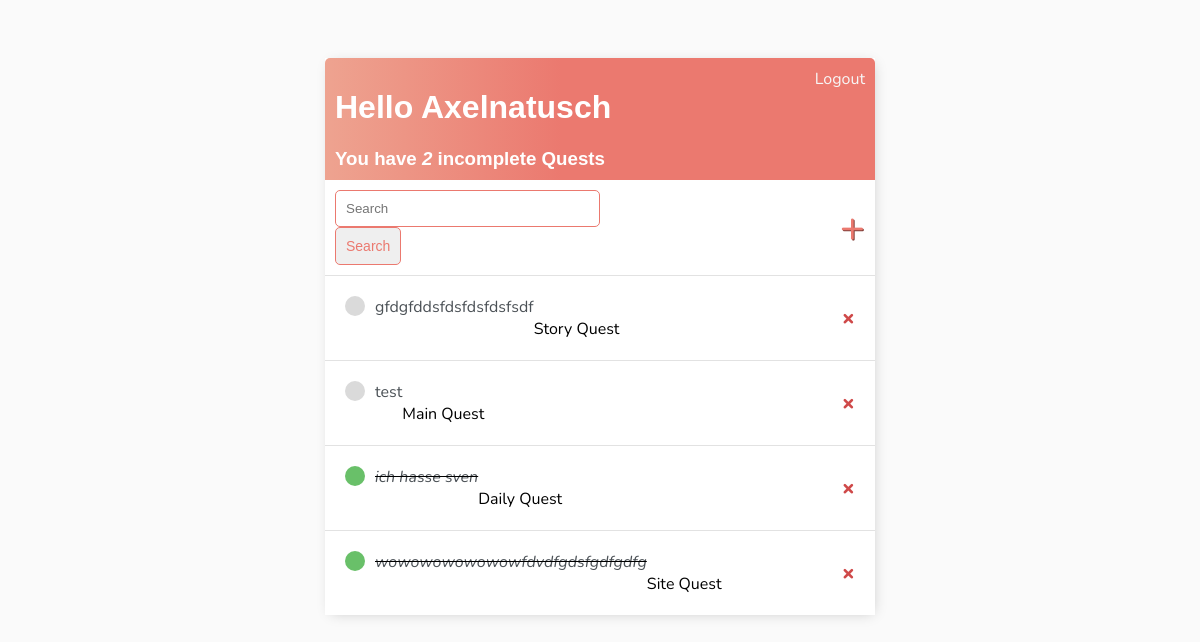
The app's page / (signed in) with its own data.
### base/models.py (models this page shows)
class Task(models.Model):
    user = models.ForeignKey(User, on_delete=models.CASCADE, null=True, blank=True)
    title = models.CharField(max_length=200)
    description = models.TextField(null=True, blank=True)
    complete = models.BooleanField(default=False)
    created = models.DateTimeField(auto_now_add=True)
    quest_type = models.CharField(max_length=20, null=True, choices=QuestType.choices, default=QuestType.DAILY)
    def __str__(self):
        return self.title
    class Meta:
        ordering = ['complete']

### base/views.py (the view)
# urls.py: path('', TaskList.as_view(), name='tasks'),
class TaskList(LoginRequiredMixin, ListView):
    model = Task
    template_name = 'base/task_list.html'
    context_object_name = 'tasks'
    def get_context_data(self, **kwargs):
        context = super().get_context_data(**kwargs)
        context['tasks'] = context['tasks'].filter(user=self.request.user)
        context['count'] = context['tasks'].filter(complete=False).count()
        search_input = self.request.GET.get('search-area') or ''
        if search_input:
            context['tasks'] = context['tasks'].filter(title__icontains=search_input)
        context['search_input'] = search_input
        return context

### base/templates/base/task_list.html
{% extends 'base/main.html' %}
{% block content %}
<div class="header-bar">
    <div>
        <h1>Hello {{request.user|title}}</h1>
        <h3 style="margin: 0;">You have <i>{{count}}</i> incomplete Quest{{ count|pluralize:"s" }} </h3>
    </div>
    {% if request.user.is_authenticated %}
    <a href="{% url 'logout' %}">Logout</a>
    {% else %}
    <a href="{% url 'login' %}">Login</a>
    {% endif %}
</div>
<div id="search-add-wrapper">
    <form method="GET" style="margin-top: 20p, display: flex;">
        <input type="text" name="search-area" placeholder="Search" value={{search_input}}>
        <input class="button" type="submit" value="Search">
    </form>
    <a id="add-link" href="{% url 'task-create' %}">&#x2b;</a>
</div>
<div class="task-items-wrapper">
    {% for task in tasks %}
    <div class="task-wrapper">
        {% if task.complete %}
        <div class="task-title">
            <div class="task-complete-icon"></div>
            <i><s><a href="{% url 'task-update' task.id %}">{{task}}</a></s></i>
            <br>{{task.quest_type | title}}
        </div>
        <a class="delete-link" href="{% url 'task-delete' task.id %}">&#215;</a>
        {% else %}
        <div class="task-title">
            <div class="task-incomplete-icon"></div>
            <a href="{% url 'task-update' task.id %}">{{task}}</a>
            <br>{{task.quest_type | title}}
        </div>
        <a class="delete-link" href="{% url 'task-delete' task.id %}">&#215;</a>
        {% endif %}
    </div>
    {% empty %}
    <div class="task-item">
        <div class="task-item-title">
            <h3>No tasks yet</h3>
        </div>
    </div>
    {% endfor %}
</div>
{% endblock content %}

### base/templates/base/main.html (shortened to what this page needs)
<!DOCTYPE html>
<html lang="en">
<head>
</head>
<body>
    <div class="container">
        {% block content %}
        {% endblock content %}
    </div>
</body>
</html>

### base/templates/base/main.html (style rules this page uses)
body { background-color: #FAFAFA; font-family: 'Nunito', sans-serif; padding-top: 50px; }
h1, h2, h3, h4, h5 { font-family: 'Raleway', sans-serif; }
a, p { color: #4b5156 }
.container { max-width: 550px; margin: auto; background-color: #fff; -webkit-box-shadow: 2px 2px 13px -4px rgba(0,0,0,0.21); box-shadow: 2px 2px 13px -4px rgba(0,0,0,0.21); }
.header-bar { display: flex; justify-content: space-between; color: #fff; padding: 10px; border-radius: 5px 5px 0 0; background: linear-gradient(90deg, #EEA390 0%, #EB796F 43%, #EB796F 100%); }
.header-bar a { color: rgb(247, 247, 247); text-decoration: none; }
.task-wrapper { display: flex; align-items: center; justify-content: space-between; padding: 20px; background-color: #fff; border-top: 1px solid rgb(226, 226, 226); }
.task-title { display: flex; }
.task-title a { text-decoration: none; color: #4b5156; margin-left: 10px; }
.task-complete-icon { height: 20px; width: 20px; background-color: rgb(105, 192, 105); border-radius: 50%; }
.task-incomplete-icon { height: 20px; width: 20px; background-color: rgb(218, 218, 218); border-radius: 50%; }
.delete-link { text-decoration: none; font-weight: 900; color: #cf4949; font-size: 22px; line-height: 0; }
#search-add-wrapper { display: flex; justify-content: space-between; align-items: center; padding: 10px; }
#add-link { color: #EB796F; text-decoration: none; font-size: 42px; text-shadow: 1px 1px #81413b; }
input[type=text], input[type=password], textarea { border: 1px solid #EB796F; border-radius: 5px; padding: 10px; width: 90%; }
.button { border: 1px solid #EB796F; background-color: FAFAFA; color: #EB796F; padding: 10px; font-size: 14px; border-radius: 5px; cursor: pointer; text-decoration: none; }

### records on screen
Task: title "gfdgfddsfdsfdsfdsfsdf", quest_type "Story Quest"
Task: title "test", quest_type "Main Quest"
Task: title "ich hasse sven", quest_type "Daily Quest"
Task: title "wowowowowowowfdvdfgdsfgdfgdfg", quest_type "Site Quest"

### other values on screen
{{ request.user|title }} "Axelnatusch"
{{ count }} "2"
